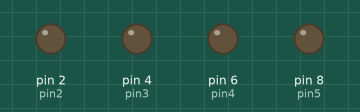
This sketch was run on a simulated Arduino Uno, built with avr-gcc and run on an emulated ATmega328P. On the bench: output pins drawn as LEDs (lit = HIGH).

Above: at 0.5 s.
At 1.7 s:
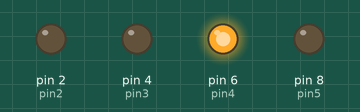
At 3.2 s:
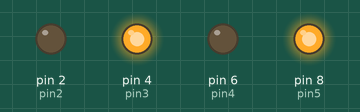
At 5.7 s:
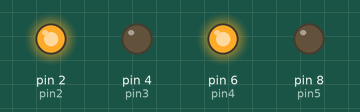
At 8.2 s:
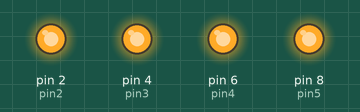
At 10.7 s:
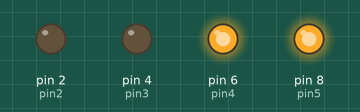
Timing chart, 0 to 11.1 s (numbered marks = the images above):
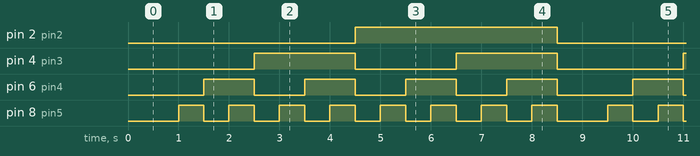

Measured:
- by itself, pin 2 (pin2): alternates HIGH for 4.0 s and LOW for 4.5 s
- by itself, pin 4 (pin3): repeats every 8.5 s: LOW 2.0 s, HIGH 2.0 s, LOW 2.5 s, HIGH 2.0 s
- by itself, pin 6 (pin4): repeats every 8.5 s: 3 × (LOW 1.0 s, HIGH 1.0 s), LOW 1.5 s, HIGH 1.0 s
- by itself, pin 8 (pin5): repeats every 8.5 s: 7 × (LOW 0.50 s, HIGH 0.50 s), LOW 1.0 s, HIGH 0.50 s

The sketch:

binarycounter.ino
```cpp
int pin2 = 2;
int pin3 = 4;
int pin4 = 6;
int pin5 = 8;

void setup() {
  // put your setup code here, to run once:
  pinMode(pin2, OUTPUT);
  pinMode(pin3, OUTPUT);
  pinMode(pin4, OUTPUT);
  pinMode(pin5, OUTPUT);

}

void loop() {
  // put your main code here, to run repeatedly:

  //0
  digitalWrite(pin2,LOW);
  digitalWrite(pin3,LOW);
  digitalWrite(pin4,LOW);
  digitalWrite(pin5,LOW);
  delay(1000);

  //1
  digitalWrite(pin2,LOW);
  digitalWrite(pin3,LOW);
  digitalWrite(pin4,LOW);
  digitalWrite(pin5,HIGH);
  delay(500);

  //2
  digitalWrite(pin2,LOW);
  digitalWrite(pin3,LOW);
  digitalWrite(pin4,HIGH);
  digitalWrite(pin5,LOW);
  delay(500);

  //3
  digitalWrite(pin2,LOW);
  digitalWrite(pin3,LOW);
  digitalWrite(pin4,HIGH);
  digitalWrite(pin5,HIGH);
  delay(500);

  //4
  digitalWrite(pin2,LOW);
  digitalWrite(pin3,HIGH);
  digitalWrite(pin4,LOW);
  digitalWrite(pin5,LOW);
  delay(500);

  //5
  digitalWrite(pin2,LOW);
  digitalWrite(pin3,HIGH);
  digitalWrite(pin4,LOW);
  digitalWrite(pin5,HIGH);
  delay(500);

  //6
  digitalWrite(pin2,LOW);
  digitalWrite(pin3,HIGH);
  digitalWrite(pin4,HIGH);
  digitalWrite(pin5,LOW);
  delay(500);

  //7
  digitalWrite(pin2,LOW);
  digitalWrite(pin3,HIGH);
  digitalWrite(pin4,HIGH);
  digitalWrite(pin5,HIGH);
  delay(500);

  //8
  digitalWrite(pin2,HIGH);
  digitalWrite(pin3,LOW);
  digitalWrite(pin4,LOW);
  digitalWrite(pin5,LOW);
  delay(500);


  //9
  digitalWrite(pin2,HIGH);
  digitalWrite(pin3,LOW);
  digitalWrite(pin4,LOW);
  digitalWrite(pin5,HIGH);
  delay(500);

  //10
  digitalWrite(pin2,HIGH);
  digitalWrite(pin3,LOW);
  digitalWrite(pin4,HIGH);
  digitalWrite(pin5,LOW);
  delay(500);

  //11
  digitalWrite(pin2,HIGH);
  digitalWrite(pin3,LOW);
  digitalWrite(pin4,HIGH);
  digitalWrite(pin5,HIGH);
  delay(500);

  //12
  digitalWrite(pin2,HIGH);
  digitalWrite(pin3,HIGH);
  digitalWrite(pin4,LOW);
  digitalWrite(pin5,LOW);
  delay(500);

  //13
  digitalWrite(pin2,HIGH);
  digitalWrite(pin3,HIGH);
  digitalWrite(pin4,LOW);
  digitalWrite(pin5,HIGH);
  delay(500);

  //14
  digitalWrite(pin2,HIGH);
  digitalWrite(pin3,HIGH);
  digitalWrite(pin4,HIGH);
  digitalWrite(pin5,LOW);
  delay(500);

  //15
  digitalWrite(pin2,HIGH);
  digitalWrite(pin3,HIGH);
  digitalWrite(pin4,HIGH);
  digitalWrite(pin5,HIGH);
  delay(500);


}
```
